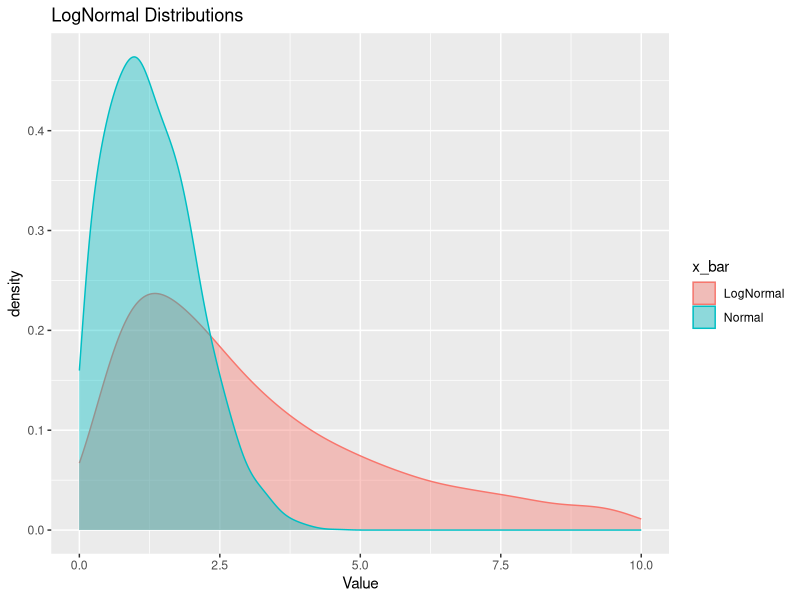
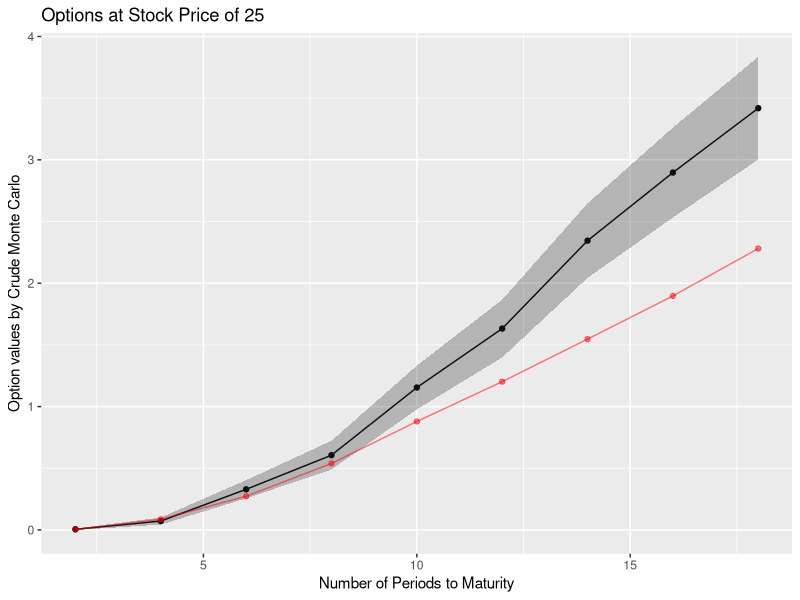
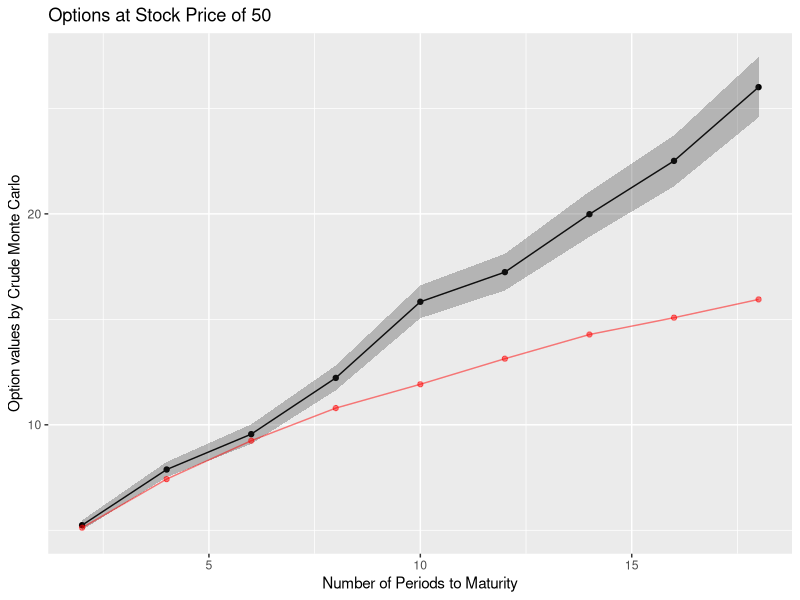
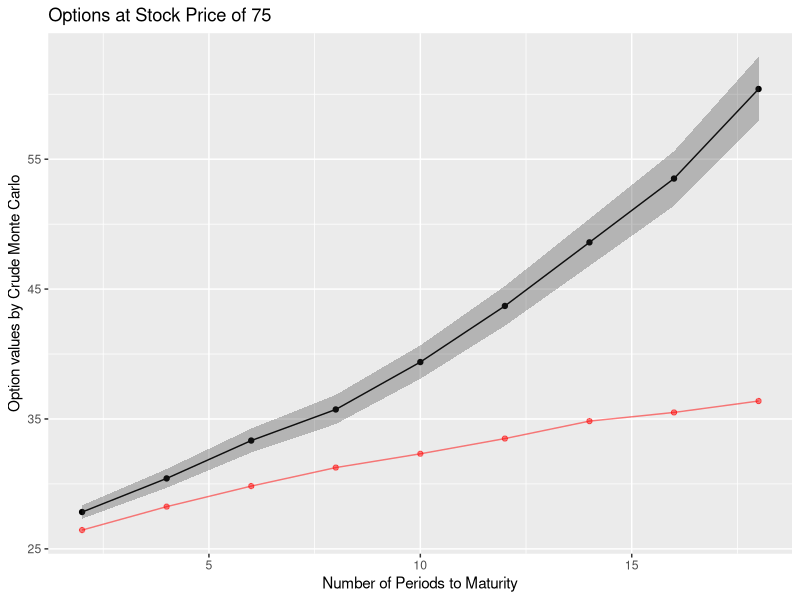

The R script that drew these images, in order:
## ---- chunk 1
knitr::opts_chunk$set(echo = FALSE)
set.seed(400)
library(tidyr)
library(tidyverse)
library(rmarkdown)
library(ggplot2)
library(dbplyr)
library(knitr)
## ---- chunk 2
sample1 <- rnorm(n=1e4, mean=1, sd=1)
sample2 <- rlnorm(n=1e4, mean=1, sd=1)
lognorms <- data.frame(Value = c(sample1, sample2), x_bar = factor(c(rep("Normal", length(sample1)), rep("LogNormal", length(sample2)))))
ggplot(data = lognorms, aes(x = Value, group = x_bar, fill = x_bar, color = x_bar)) +
  geom_density(adjust = 1.5, alpha = .4) + scale_x_continuous(limits =c(0, 10)) + ggtitle("LogNormal Distributions")
## ---- chunk 3
trials = 5000
periods_to_maturity = c(2,4,6,8,10,12,14,16,18,20)
stock_prices = c(25, 50, 75)
stockExerciseRatio = c(0.5, 1, 1.25)
E = 50
r = 0.015
sigma_squared = 0.025 
dividend = 0.25

#chosen from October 2021, but others can be chosen to try to match historical data
yield_points = c(.09,.1,.11,.16,.36)
inflation_rate = 0.062

#rate to be used to evaluate the present day value of an investment
risk_free_rate = function(inflation_rate, period_to_maturity){
  quarters = c(2,4,8,12,20)
  interpolate_yield_curve = approxfun(x = quarters, y = yield_points)
  return(inflation_rate - interpolate_yield_curve(period_to_maturity))
}


# an individual evaluation of a trial for a single option valuation problem
generate_option_val = function(stock_price, r, period_to_maturity, sigma){
  x_tilda = rnorm(periods_to_maturity, mean = 0, sd = 1)
  for (i in 1:period_to_maturity){
    new_q_price = stock_price * exp((r - (sigma^2)/2) + sigma * x_tilda[i])
    #case where trial needs to be restarted from price at quarter t rather than quarter 1(see p. 329 of Boyle(1977))
    if (new_q_price -  dividend <= 0){
      stock_price = generate_option_val(stock_price, r, period_to_maturity - i + 1, sigma)
      break 
    }
    #case where we need to pay out dividends to evaluate new stock price
    else{
      stock_price = new_q_price - dividend
    }
  }
  future_option_value = max(c(stock_price - E, 0))
  return(future_option_value - risk_free_rate(inflation_rate,period_to_maturity)*future_option_value)
}

#simulation looking at the case of 2 quarters to maturity and a stock price of 25 matching
option_vals = rep(NA, trials)
for (i in 1:trials){
  option_vals[i] = generate_option_val(stock_prices[1], r, periods_to_maturity[1],sqrt(sigma_squared))
}
# print(paste("option value: ",mean(option_vals)))
# print(paste("se of estimate: ",sd(option_vals)/(sqrt(trials))))
## ---- chunk 4
set.seed(400)
trials = 5000
periods_to_maturity = c(2,4,6,8,10,12,14,16,18,20)
stock_prices = c(25, 50, 75)
stockExerciseRatio = c(0.5, 1, 1.5)
E = 50
r = 0.015
sigma = 0.025 
dividend = 0.25

#chosen from October 2021, but others can be chosen to try to match historical data
yield_points = c(.09,.1,.11,.16,.36)
#yield_points = c(.04,.06,.9,.10,.14)
#inflation_rate = .1585
inflation_rate = 0.062

#rate to be used to evaluate the present day value of an investment
risk_free_rate = function(inflation_rate, periods_to_maturity){
  quarters = c(2,4,8,12,20)
  interpolate_yield_curve = approxfun(x = quarters, y = yield_points)
  return(inflation_rate - interpolate_yield_curve(periods_to_maturity))
}


# an individual evaluation of a trial for a single option valuation problem
generate_option_val = function(stock_price, r, periods_to_maturity, sigma){
  x_tilda = rnorm(periods_to_maturity, mean = 0, sd = 1)
  for (i in 1:periods_to_maturity){
    new_q_price = stock_price * exp((r - (sigma^2)/2) + sigma * x_tilda[i])
    #case where trial needs to be restarted from price at quarter t rather than quarter 1(see p. 329 of Boyle(1977))
    if (new_q_price -  dividend <= 0){
      stock_price = generate_option_val(stock_price, r, periods_to_maturity - i + 1, sigma)
      break 
    }
    #case where we need to pay out dividends to evaluate new stock price
    else{
      stock_price = new_q_price - dividend
    }
  }
  future_option_value = max(c(stock_price - E, 0))
  return(future_option_value - risk_free_rate(inflation_rate,periods_to_maturity)*future_option_value)
}

#simulation looking at the case of 2 quarters to maturity and a stock price of 25 matching
option_vals = rep(NA, trials)
newmean = c()
newsd = c()
option_mean_25 = c()
option_sd_25 = c()

## need this to make variable option_vals again but empty so numbers dont add to each other
option_vals = rep(NA, trials)

for (l in 1:9){
  for (i in 1:trials){
    option_vals[i] = generate_option_val(stock_prices[1], r, periods_to_maturity[l],sqrt(sigma))
  }
  option_mean_25 = append(option_mean_25,mean(option_vals))
  newsd = sd(option_vals)/(sqrt(trials))
  option_sd_25 = append(option_sd_25,newsd)
}

## now this is for stock prices at 50

option_vals = rep(NA, trials)
newmean = c()
newsd = c()
option_mean_50 = c()
option_sd_50 = c()
for (l in 1:9){
  for (i in 1:trials){
    option_vals[i] = generate_option_val(stock_prices[2], r, periods_to_maturity[l],sqrt(sigma))
  }
  option_mean_50 = append(option_mean_50,mean(option_vals))
  newsd = sd(option_vals)/(sqrt(trials))
  option_sd_50 = append(option_sd_50,newsd)
}


## now this is for stock prices at 75
option_vals = rep(NA, trials)
newmean = c()
newsd = c()
option_mean_75 = c()
option_sd_75 = c()
for (l in 1:9){
  for (i in 1:trials){
    option_vals[i] = generate_option_val(stock_prices[3], r, periods_to_maturity[l], sqrt(sigma))
  }
  option_mean_75 = append(option_mean_75,mean(option_vals))
  newsd = sd(option_vals)/(sqrt(trials))
  option_sd_75 = append(option_sd_75,newsd)
}

periods_to_maturity =c(2,4,6,8,10,12,14,16,18)

df_25 <- data.frame(Periods_til_maturity = periods_to_maturity, Option_values=option_mean_25, Standard_deviation=option_sd_25, lower_95_CI = option_mean_25 - 2*option_sd_25, upper_95_CI = option_mean_25 + 2*option_sd_25)
df_25 = round(df_25, 4)

df_50 <- data.frame(Periods_til_maturity = periods_to_maturity, Option_values=option_mean_50, Standard_deviation=option_sd_50, lower_95_CI = option_mean_50 - 2*option_sd_50, upper_95_CI = option_mean_50 + 2*option_sd_50)
df_50 = round(df_50, 4)

df_75 <- data.frame(Periods_til_maturity = periods_to_maturity, Option_values=option_mean_75,Standard_deviation=option_sd_75, lower_95_CI = option_mean_75 - 2*option_sd_75, upper_95_CI = option_mean_75 + 2*option_sd_75)
df_75 = round(df_75, 4)

## ---- chunk 5
df_25 %>% kable()

## ---- chunk 6
real_values_25 = c(0.004, 0.087, 0.273, 0.539, 0.879, 1.202, 1.547, 1.897, 2.281)
table1_25 = data.frame(x = periods_to_maturity, y = real_values_25)

real_values_50 = c(5.121, 7.427, 9.247, 10.793, 11.923, 13.135, 14.281, 15.079, 15.945)
table1_50 = data.frame(x = periods_to_maturity, y = real_values_50)

real_values_75 = c(26.445, 28.250, 29.832, 31.257, 32.319, 33.491, 34.835, 35.503, 36.382)
table1_75 = data.frame(x = periods_to_maturity, y = real_values_75)

ggplot() + 
  geom_point(aes(x=Periods_til_maturity, y=Option_values), df_25) + 
  geom_line(aes(x=Periods_til_maturity, y=Option_values), df_25) +
  geom_ribbon(aes(x=Periods_til_maturity, ymin = lower_95_CI, ymax = upper_95_CI), df_25, alpha = 0.3) + 
  geom_point(aes(x = x, y = y), data = table1_25, color = "red", alpha = 0.5) +
  geom_line(aes(x = x, y = y), data = table1_25, color = "red", alpha = 0.5) +
  xlab("Number of Periods to Maturity")+ ylab("Option values by Crude Monte Carlo")+
  ggtitle("Options at Stock Price of 25")

## ---- chunk 7
df_50 %>% kable()

## ---- chunk 8
ggplot(df_50, aes(x=Periods_til_maturity, y=Option_values)) + 
  geom_point() + geom_line()+
  geom_ribbon(aes(ymin = lower_95_CI, ymax = upper_95_CI), alpha = 0.3) + 
  geom_point(aes(x = x, y = y), data = table1_50, color = "red", alpha = 0.5) +
  geom_line(aes(x = x, y = y), data = table1_50, color = "red", alpha = 0.5) +
  xlab("Number of Periods to Maturity")+
  ylab("Option values by Crude Monte Carlo")+
  ggtitle("Options at Stock Price of 50")
## ---- chunk 9
df_75 %>% kable()

## ---- chunk 10
ggplot(df_75, aes(x=Periods_til_maturity, y=Option_values)) + 
  geom_point() + geom_line() +
  geom_ribbon(aes(ymin = lower_95_CI, ymax = upper_95_CI), alpha = 0.3) + 
  geom_point(aes(x = x, y = y), data = table1_75, color = "red", alpha = 0.5) +
  geom_line(aes(x = x, y = y), data = table1_75, color = "red", alpha = 0.5) +
  xlab("Number of Periods to Maturity")+ ylab("Option values by Crude Monte Carlo") +
  ggtitle("Options at Stock Price of 75")
